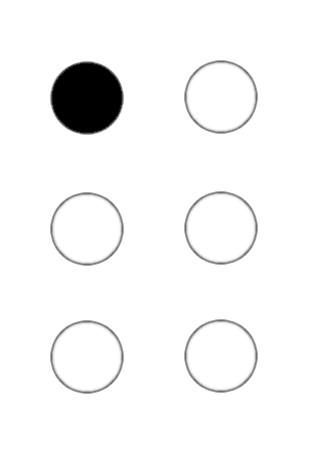
%> input picture OCR/dataset_1/a.jpg, 313 x 452 px
$ octave create_templates.m   (GNU Octave 9; MATLAB toolbox functions it lacks are replaced by stand-ins)
%> lines starting %> are read from the running program, lines starting %| are printed output that depends on the picture; in (x1, y1, x2, y2) boxes, pixels count from 0 and x2, y2 are one past the last pixel; in counts of white or black regions, pixels touching at a corner belong together; the program's own positions count from 1
%CREATE TEMPLATES
%Letter
A=imcomplement(bwareaopen(imresize(imread('dataset_1\a.jpg'), [42 24]), 30));
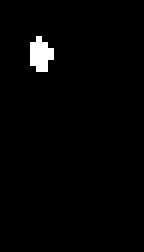
%> A: size 42x24 logical (shown 6 times larger); 1.7% white in thin lines or dots, all inside (x1, y1, x2, y2) = (5, 6, 9, 12)
B=imcomplement(bwareaopen(imresize(imread('dataset_1\b.jpg'), [42 24]), 30));
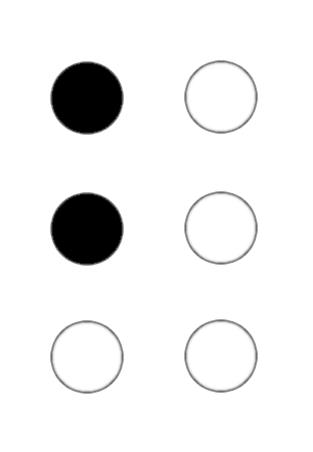
%> input picture OCR/dataset_1/b.jpg, 313 x 452 px
%> B: size 42x24 logical; 3.5% white; 2 white regions (2 under 20 px)
C=imcomplement(bwareaopen(imresize(imread('dataset_1\c.jpg'), [42 24]), 30));
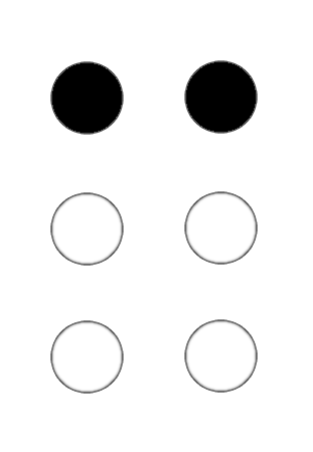
%> input picture OCR/dataset_1/c.jpg, 313 x 452 px
%> C: size 42x24 logical; 3.7% white; 2 white regions (1 under 20 px), largest, box (x1, y1, x2, y2) and area: (15, 6, 19, 12) 20
D=imcomplement(bwareaopen(imresize(imread('dataset_1\d.jpg'), [42 24]), 30));
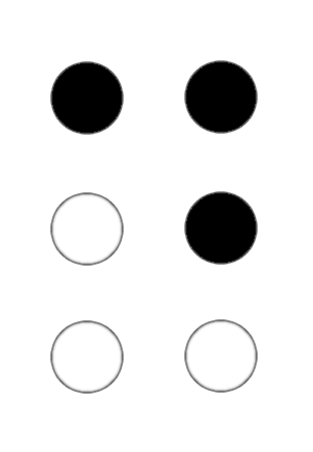
%> input picture OCR/dataset_1/d.jpg, 313 x 452 px
E=imcomplement(bwareaopen(imresize(imread('dataset_1\e.jpg'), [42 24]), 30));
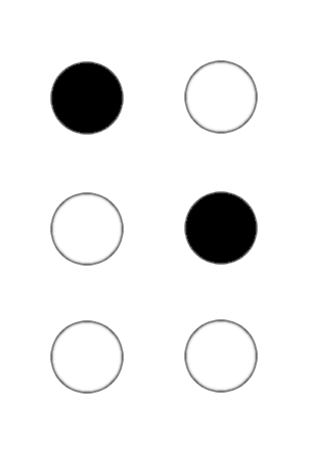
%> input picture OCR/dataset_1/e.jpg, 313 x 452 px
%> E: size 42x24 logical; 3.5% white; 2 white regions (2 under 20 px)
F=imcomplement(bwareaopen(imresize(imread('dataset_1\f.jpg'), [42 24]), 30));
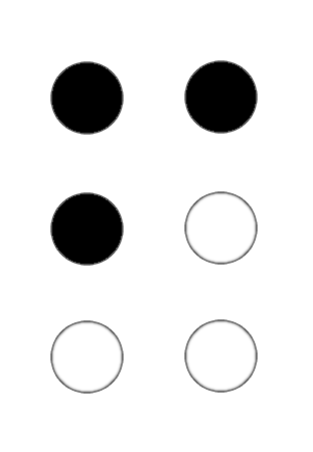
%> input picture OCR/dataset_1/f.jpg, 313 x 452 px
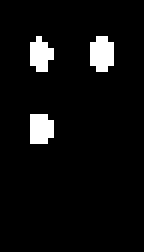
%> F: size 42x24 logical (shown 6 times larger); 5.5% white; 3 white regions (2 under 20 px), largest, box (x1, y1, x2, y2) and area: (15, 6, 19, 12) 20
%> (the run ends here)
